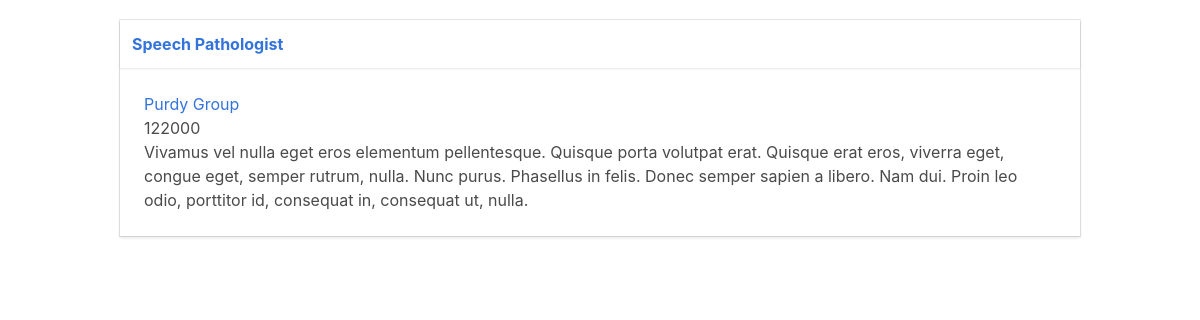
The page /job/3 on the database its author committed.
### tables this page shows
CREATE TABLE "job" (
"id" INTEGER PRIMARY KEY AUTOINCREMENT,
"title" VARCHAR,
"description" TEXT,
"salary" VARCHAR,
"employer_id" INTEGER
);

CREATE TABLE "employer" (
"id" INTEGER PRIMARY KEY AUTOINCREMENT,
"name" VARCHAR,
"description" TEXT,
"address" VARCHAR,
"city" VARCHAR,
"state" VARCHAR,
"zip" VARCHAR
);

### jobs/app.py (the view)
@app.route("/job/<job_id>")
def job(job_id):
    job = execute_sql(
        'SELECT job.id, job.title, job.description, job.salary, employer.id as employer_id, employer.name as employer_name FROM job JOIN employer ON employer.id = job.employer_id WHERE job.id = ?', [job_id], single=True)
    return render_template('job.html', job=job)

### jobs/app.py (called while the page is built)
def open_connection():
    connection = getattr(g, '_connection', None)
    if connection == None:
        connection = g._connection = sqlite3.connect(PATH)
    connection.row_factory = sqlite3.Row
    return connection

def execute_sql(sql, values=(), commit=False, single=False):
    connection = open_connection()
    cursor = connection.execute(sql, values)
    if commit == True:
        results = connection.commit()
    else:
        results = cursor.fetchone() if single else cursor.fetchall()
    cursor.close()
    return results

@app.teardown_appcontext
def close_connection(exception):
    connection = getattr(g, '_connection', None)
    if connection != None:
        connection.close()

### jobs/templates/job.html
{% extends "layout.html" %}
{% block content %}
{{show_job(job)}}
{% endblock %}

### jobs/templates/_macros.html (shortened to what this page needs)
{% macro show_job(job) %}
<div class="card adjust-height">
    <header class="card-header">
        <p class="card-header-title">
            <a href={{ url_for('job', job_id=job['id']) }}>{{job['title']}}</a>
        </p>
    </header>
    <div class="card-content">
        <div class="content">
            <p>
                <a href={{ url_for('employer', employer_id=job['employer_id']) }}>{{job['employer_name']}}</a><br>
                {{job['salary']}}<br>
                {{job['description']}}
            </p>
        </div>
    </div>
</div>
{% endmacro %}

### jobs/static/css/app.css (style rules this page uses)
.adjust-height { height: 100%; }

### rows shown on the page
job: title "Speech Pathologist", salary "122000", description "Vivamus vel nulla eget eros elementum pellentesque. Quisque porta volutpat erat. Quisque erat eros, viverra eget, congue eget, semper rutrum, nulla. Nunc purus. Phasellus in felis. Donec semper sapien a libero. Nam dui. Proin leo odio, porttitor id, consequat in, consequat ut, nulla."
employer: employer_name "Purdy Group"
